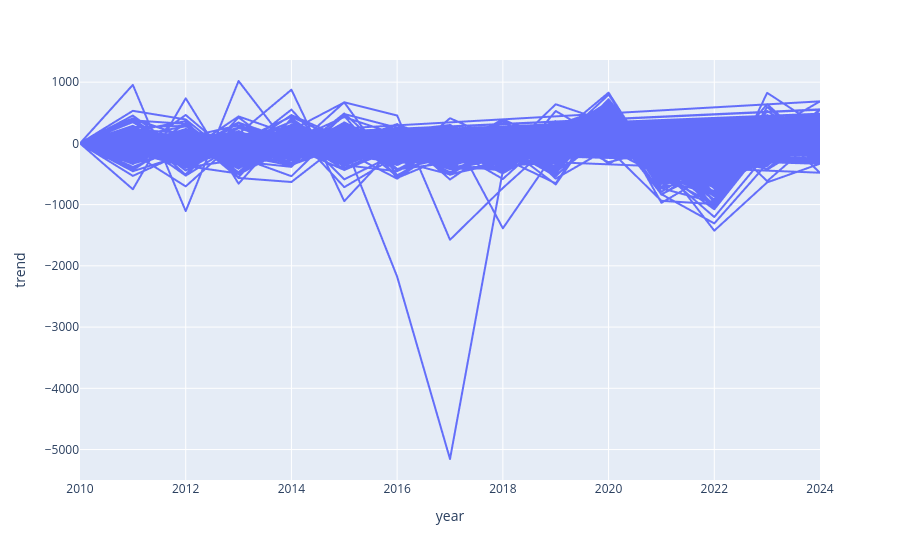

Notebook source saved alongside this figure:
### Code cell
pre_post = (
    pl.col("mean_consumption_kwh_per_meter")
    .rolling("year", period="2i", offset="-2i")
    .over("lsoa_code", order_by="year")
)
px.line(
    lsoa_consumption.select(
        "year", "lsoa_code", "mean_consumption_kwh_per_meter",
        trend=pl.col("mean_consumption_kwh_per_meter") - pre_post.list.first(),
    ).sort("lsoa_code", "year"),
    x="year",
    y="trend"
)

### Figure 1 — Plotly figure (JSON) as saved in the notebook; plotly's stock layout.template omitted (floating-point values rounded to 4 significant figures; data arrays with more than 128 entries replaced by an {"elided": "..."} marker saying what was removed)
{"data": [{"hovertemplate": "year=%{x}<br>trend=%{y}<extra></extra>", "legendgroup": "", "line": {"color": "#636efa", "dash": "solid"}, "marker": {"symbol": "circle"}, "mode": "lines", "name": "", "showlegend": false, "type": "scattergl", "x": {"elided": "10670 int values"}, "xaxis": "x", "y": {"elided": "10670 float values"}, "yaxis": "y"}], "layout": {"legend": {"tracegroupgap": 0}, "margin": {"t": 60}, "xaxis": {"anchor": "y", "domain": [0, 1], "title": {"text": "year"}}, "yaxis": {"anchor": "x", "domain": [0, 1], "title": {"text": "trend"}}}}
